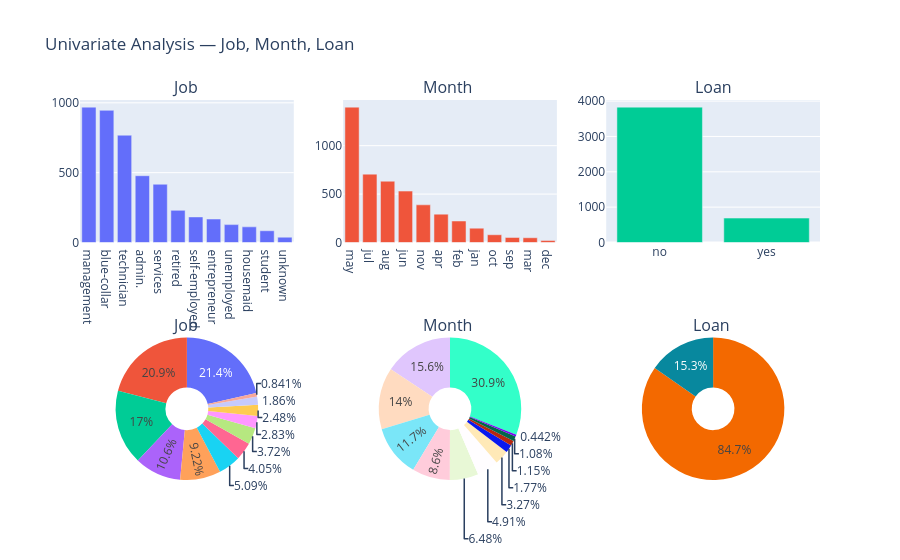

The cell this chart's notebook holds for it:
### Markdown cell above
## **Enhancement of Grid**

### **Contextual Layer**

* Counts created using Python functions `value_count()` which is plotly can not calculate it by its own.


### **Aesthetic Layer**

* Colorblind-safe palette (Set2) applied
* Large figure height for better readability
* Cleaned grid labels (removed prefixes)
* X-axis labels rotated for clarity


### **Informative Layer**

* Title shows all three variables (Age × Job × Marital)
* Facet grid created using job (rows) and marital (columns)
* Independent y-axes for each subplot
* Tick labels enabled on all panels for readability

### Code cell
from plotly.subplots import make_subplots
import plotly.graph_objects as go

# Count values for each column
job_counts   = df['job'].value_counts()
month_counts = df['month'].value_counts()
loan_counts  = df['loan'].value_counts()

fig = make_subplots(
    rows=2, cols=3,
    subplot_titles=(
        'Job ', 'Month ', 'Loan',
        'Job ',  'Month ',  'Loan '
    ),
    specs=[
        [{"type": "bar"}, {"type": "bar"}, {"type": "bar"}],
        [{"type": "pie"}, {"type": "pie"}, {"type": "pie"}]
    ]
)

# ── Row 1: Bar charts ──────────────────────────────────────
fig.add_trace(go.Bar(x=job_counts.index,   y=job_counts.values,   name='Job',   showlegend=False), row=1, col=1)
fig.add_trace(go.Bar(x=month_counts.index, y=month_counts.values, name='Month', showlegend=False), row=1, col=2)
fig.add_trace(go.Bar(x=loan_counts.index,  y=loan_counts.values,  name='Loan',  showlegend=False), row=1, col=3)

# ── Row 2: Pie charts ──────────────────────────────────────
fig.add_trace(go.Pie(labels=job_counts.index,   values=job_counts.values,   name='Job',   hole=0.3), row=2, col=1)
fig.add_trace(go.Pie(labels=month_counts.index, values=month_counts.values, name='Month', hole=0.3), row=2, col=2)
fig.add_trace(go.Pie(labels=loan_counts.index,  values=loan_counts.values,  name='Loan',  hole=0.3), row=2, col=3)

fig.update_layout(
    title_text="Univariate Analysis — Job, Month, Loan",
    height=750,
    showlegend=False
)

fig.show()

### Figure 1 — Plotly figure (JSON) as saved in the notebook; plotly's stock layout.template omitted (floating-point values rounded to 4 significant figures)
{"data": [{"name": "Job", "showlegend": false, "type": "bar", "x": ["management", "blue-collar", "technician", "admin.", "services", "retired", "self-employed", "entrepreneur", "unemployed", "housemaid", "student", "unknown"], "xaxis": "x", "y": [969, 946, 768, 478, 417, 230, 183, 168, 128, 112, 84, 38], "yaxis": "y"}, {"name": "Month", "showlegend": false, "type": "bar", "x": ["may", "jul", "aug", "jun", "nov", "apr", "feb", "jan", "oct", "sep", "mar", "dec"], "xaxis": "x2", "y": [1398, 706, 633, 531, 389, 293, 222, 148, 80, 52, 49, 20], "yaxis": "y2"}, {"name": "Loan", "showlegend": false, "type": "bar", "x": ["no", "yes"], "xaxis": "x3", "y": [3830, 691], "yaxis": "y3"}, {"domain": {"x": [0, 0.2889], "y": [0, 0.375]}, "hole": 0.3, "labels": ["management", "blue-collar", "technician", "admin.", "services", "retired", "self-employed", "entrepreneur", "unemployed", "housemaid", "student", "unknown"], "name": "Job", "type": "pie", "values": [969, 946, 768, 478, 417, 230, 183, 168, 128, 112, 84, 38]}, {"domain": {"x": [0.3556, 0.6444], "y": [0, 0.375]}, "hole": 0.3, "labels": ["may", "jul", "aug", "jun", "nov", "apr", "feb", "jan", "oct", "sep", "mar", "dec"], "name": "Month", "type": "pie", "values": [1398, 706, 633, 531, 389, 293, 222, 148, 80, 52, 49, 20]}, {"domain": {"x": [0.7111, 1], "y": [0, 0.375]}, "hole": 0.3, "labels": ["no", "yes"], "name": "Loan", "type": "pie", "values": [3830, 691]}], "layout": {"annotations": [{"font": {"size": 16}, "showarrow": false, "text": "Job ", "x": 0.1444, "xanchor": "center", "xref": "paper", "y": 1, "yanchor": "bottom", "yref": "paper"}, {"font": {"size": 16}, "showarrow": false, "text": "Month ", "x": 0.5, "xanchor": "center", "xref": "paper", "y": 1, "yanchor": "bottom", "yref": "paper"}, {"font": {"size": 16}, "showarrow": false, "text": "Loan", "x": 0.8556, "xanchor": "center", "xref": "paper", "y": 1, "yanchor": "bottom", "yref": "paper"}, {"font": {"size": 16}, "showarrow": false, "text": "Job ", "x": 0.1444, "xanchor": "center", "xref": "paper", "y": 0.375, "yanchor": "bottom", "yref": "paper"}, {"font": {"size": 16}, "showarrow": false, "text": "Month ", "x": 0.5, "xanchor": "center", "xref": "paper", "y": 0.375, "yanchor": "bottom", "yref": "paper"}, {"font": {"size": 16}, "showarrow": false, "text": "Loan ", "x": 0.8556, "xanchor": "center", "xref": "paper", "y": 0.375, "yanchor": "bottom", "yref": "paper"}], "autosize": true, "showlegend": false, "title": {"text": "Univariate Analysis — Job, Month, Loan"}, "xaxis": {"anchor": "y", "autorange": true, "domain": [0, 0.2889], "range": [-0.5, 11.5], "type": "category"}, "xaxis2": {"anchor": "y2", "autorange": true, "domain": [0.3556, 0.6444], "range": [-0.5, 11.5], "type": "category"}, "xaxis3": {"anchor": "y3", "autorange": true, "domain": [0.7111, 1], "range": [-0.5, 1.5], "type": "category"}, "yaxis": {"anchor": "x", "autorange": true, "domain": [0.625, 1], "range": [0, 1020], "type": "linear"}, "yaxis2": {"anchor": "x2", "autorange": true, "domain": [0.625, 1], "range": [0, 1472.0], "type": "linear"}, "yaxis3": {"anchor": "x3", "autorange": true, "domain": [0.625, 1], "range": [0, 4032.0], "type": "linear"}}}
